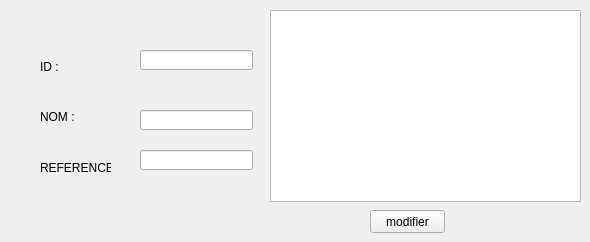
        <widget class="QWidget" name="tab_12">
         <attribute name="title">
          <string>modifier</string>
         </attribute>
         <widget class="QLabel" name="label">
          <property name="geometry">
           <rect>
            <x>40</x>
            <y>60</y>
            <width>47</width>
            <height>14</height>
           </rect>
          </property>
          <property name="text">
           <string>ID :</string>
          </property>
         </widget>
         <widget class="QLabel" name="label_6">
          <property name="geometry">
           <rect>
            <x>40</x>
            <y>110</y>
            <width>47</width>
            <height>14</height>
           </rect>
          </property>
          <property name="text">
           <string>NOM :</string>
          </property>
         </widget>
         <widget class="QLabel" name="label_14">
          <property name="geometry">
           <rect>
            <x>40</x>
            <y>160</y>
            <width>71</width>
            <height>16</height>
           </rect>
          </property>
          <property name="text">
           <string>REFERENCE :</string>
          </property>
         </widget>
         <widget class="QLineEdit" name="lineEdit">
          <property name="geometry">
           <rect>
            <x>140</x>
            <y>50</y>
            <width>113</width>
            <height>20</height>
           </rect>
          </property>
         </widget>
         <widget class="QLineEdit" name="lineEdit_2">
          <property name="geometry">
           <rect>
            <x>140</x>
            <y>110</y>
            <width>113</width>
            <height>20</height>
           </rect>
          </property>
         </widget>
         <widget class="QLineEdit" name="lineEdit_3">
          <property name="geometry">
           <rect>
            <x>140</x>
            <y>150</y>
            <width>113</width>
            <height>20</height>
           </rect>
          </property>
         </widget>
         <widget class="QPushButton" name="pushButton_5">
          <property name="geometry">
           <rect>
            <x>370</x>
            <y>210</y>
            <width>75</width>
            <height>23</height>
           </rect>
          </property>
          <property name="text">
           <string>modifier</string>
          </property>
         </widget>
         <widget class="QTableView" name="tableView_4">
          <property name="geometry">
           <rect>
            <x>270</x>
            <y>10</y>
            <width>311</width>
            <height>192</height>
           </rect>
          </property>
         </widget>
        </widget>
